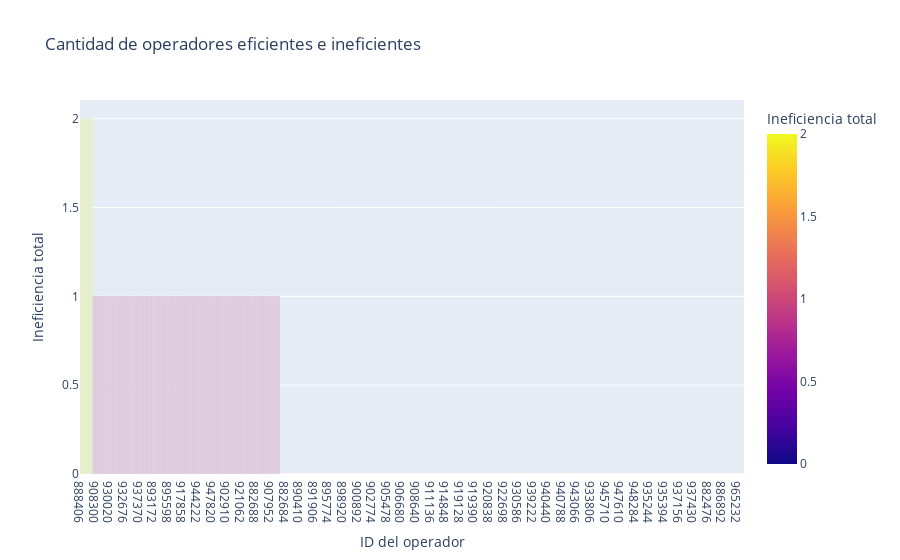

Notebook source saved alongside this figure:
### Markdown cell above
**Gráfico de cantidad de usuarios eficientes e ineficientes**

### Code cell
# Gráfico de cantidad de operadores eficientes e ineficientes (en el eje x vendrán la cantidad de usuarios con eficiencia = 0, 1, 2, 3)
inefficiency_per_operator = operator_metrics_clients_merged.groupby('operator_id')['inefficiency_level'].sum().reset_index()
inefficiency_per_operator['operator_id'] = inefficiency_per_operator['operator_id'].astype('str') # Convertimos a categoría para el gráfico

fig = px.bar(inefficiency_per_operator.sort_values(by='inefficiency_level', ascending=False),
             x='operator_id',
             y='inefficiency_level',
             color='inefficiency_level',
             title='Cantidad de operadores eficientes e ineficientes',
             labels={'operator_id': 'ID del operador', 'inefficiency_level': 'Ineficiencia total'},
)
fig.show()

### Figure 1 — Plotly figure (JSON) as saved in the notebook; plotly's stock layout.template omitted (floating-point values rounded to 4 significant figures; data arrays with more than 128 entries replaced by an {"elided": "..."} marker saying what was removed)
{"data": [{"alignmentgroup": "True", "hovertemplate": "ID del operador=%{x}<br>Ineficiencia total=%{marker.color}<extra></extra>", "legendgroup": "", "marker": {"color": {"elided": "1092 int values"}, "coloraxis": "coloraxis", "pattern": {"shape": ""}}, "name": "", "offsetgroup": "", "orientation": "v", "showlegend": false, "textposition": "auto", "type": "bar", "x": {"elided": "1092 str values"}, "xaxis": "x", "y": {"elided": "1092 int values"}, "yaxis": "y"}], "layout": {"barmode": "relative", "coloraxis": {"colorbar": {"title": {"text": "Ineficiencia total"}}, "colorscale": [[0, "#0d0887"], [0.1111, "#46039f"], [0.2222, "#7201a8"], [0.3333, "#9c179e"], [0.4444, "#bd3786"], [0.5556, "#d8576b"], [0.6667, "#ed7953"], [0.7778, "#fb9f3a"], [0.8889, "#fdca26"], [1, "#f0f921"]]}, "legend": {"tracegroupgap": 0}, "title": {"text": "Cantidad de operadores eficientes e ineficientes"}, "xaxis": {"anchor": "y", "domain": [0, 1], "title": {"text": "ID del operador"}}, "yaxis": {"anchor": "x", "domain": [0, 1], "title": {"text": "Ineficiencia total"}}}}
